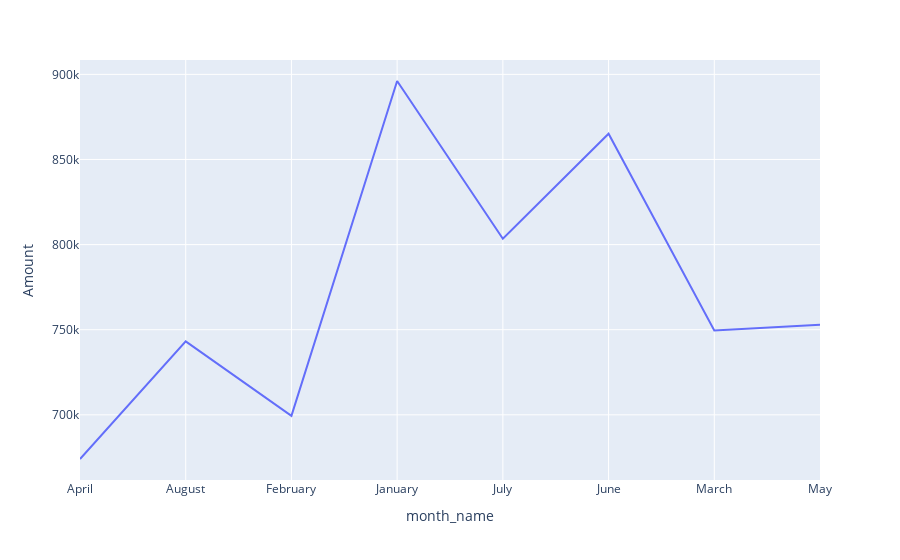

Here is the notebook cell this chart was saved with:
### Code cell
px.line(df4,x="month_name",y="Amount")

### Figure 1 — Plotly figure (JSON) as saved in the notebook; plotly's stock layout.template omitted (floating-point values rounded to 4 significant figures)
{"data": [{"hovertemplate": "month_name=%{x}<br>Amount=%{y}<extra></extra>", "legendgroup": "", "line": {"color": "#636efa", "dash": "solid"}, "marker": {"symbol": "circle"}, "mode": "lines", "name": "", "orientation": "v", "showlegend": false, "type": "scatter", "x": ["April", "August", "February", "January", "July", "June", "March", "May"], "xaxis": "x", "y": [674051, 743148, 699377, 896105, 803425, 865144, 749483, 752892], "yaxis": "y"}], "layout": {"legend": {"tracegroupgap": 0}, "margin": {"t": 60}, "xaxis": {"anchor": "y", "domain": [0, 1], "title": {"text": "month_name"}}, "yaxis": {"anchor": "x", "domain": [0, 1], "title": {"text": "Amount"}}}}
